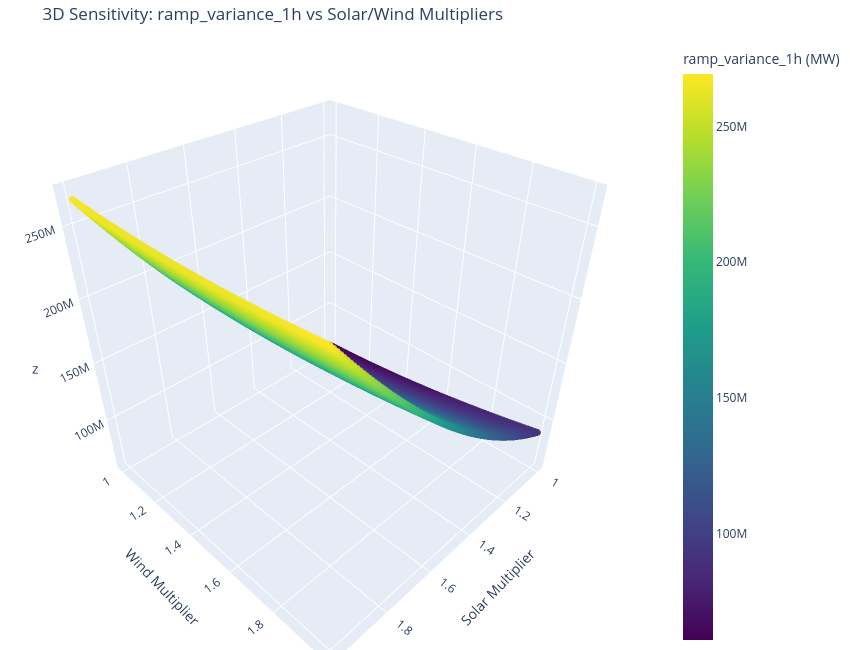
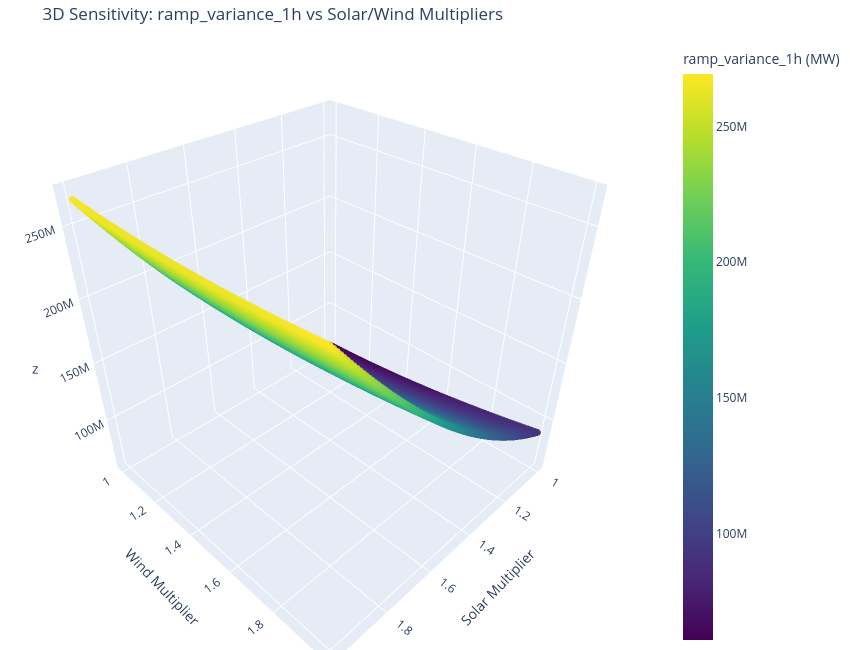

Source (notebook cell) for these figures, in order:
### Code cell
def plot_3D(df, z_col):
    import plotly.express as px
    from pathlib import Path
    
    df[z_col] = df['risk'].apply(lambda risk: risk.get(z_col))

    x_col = "multiplier_soler" if "multiplier_soler" in df.columns else "multiplier_solar"
    y_col= "multiplier_wind"   

    fig = px.scatter_3d(
        df,
        x=x_col,
        y= y_col,
        z=df['risk'].apply(lambda risk: risk.get(z_col)),
        color=z_col,
        color_continuous_scale="Viridis",
        labels={
            x_col: "Solar Multiplier",
            "multiplier_wind": "Wind Multiplier",
            z_col: f"{z_col} (MW)",
        },
        title=f"3D Sensitivity: {z_col} vs Solar/Wind Multipliers",
        hover_data={x_col: True, "multiplier_wind": True, z_col: ":.2f"},
    )

    fig.update_traces(marker=dict(size=4, opacity=0.85))
    fig.update_layout(
        coloraxis_colorbar=dict(title=f"{z_col} (MW)"),
        margin=dict(l=0, r=0, b=0, t=40),
        width=850,
        height=650,
    )
    fig.show()
    
    # Save as static image for GitHub
    figures_dir = ROOT / "figures"
    figures_dir.mkdir(parents=True, exist_ok=True)
    
    img_path = figures_dir / f"3d_{z_col}.png"
    html_path = figures_dir / f"3d_{z_col}.html"
    
    fig.write_image(str(img_path), width=850, height=650)
    fig.write_html(str(html_path))
    
    print(f"Saved: {img_path.relative_to(ROOT)}")
    print(f"Saved: {html_path.relative_to(ROOT)}")
    
    return fig

plot_3D(sens_df, z_col='ramp_variance_1h')

### Figure 1 — Plotly figure (JSON) as saved in the notebook; plotly's stock layout.template omitted (floating-point values rounded to 4 significant figures; data arrays with more than 128 entries replaced by an {"elided": "..."} marker saying what was removed)
{"data": [{"customdata": {"elided": "10201x1 float values"}, "hovertemplate": "Solar Multiplier=%{x}<br>Wind Multiplier=%{y}<br>z=%{z}<br>ramp_variance_1h (MW)=%{marker.color:.2f}<extra></extra>", "legendgroup": "", "marker": {"color": {"elided": "10201 float values"}, "coloraxis": "coloraxis", "opacity": 0.85, "size": 4, "symbol": "circle"}, "mode": "markers", "name": "", "scene": "scene", "showlegend": false, "type": "scatter3d", "x": {"elided": "10201 float values"}, "y": {"elided": "10201 float values"}, "z": {"elided": "10201 float values"}}], "layout": {"coloraxis": {"colorbar": {"title": {"text": "ramp_variance_1h (MW)"}}, "colorscale": [[0, "#440154"], [0.1111, "#482878"], [0.2222, "#3e4989"], [0.3333, "#31688e"], [0.4444, "#26828e"], [0.5556, "#1f9e89"], [0.6667, "#35b779"], [0.7778, "#6ece58"], [0.8889, "#b5de2b"], [1, "#fde725"]]}, "height": 650, "legend": {"tracegroupgap": 0}, "margin": {"b": 0, "l": 0, "r": 0, "t": 40}, "scene": {"domain": {"x": [0, 1], "y": [0, 1]}, "xaxis": {"title": {"text": "Solar Multiplier"}}, "yaxis": {"title": {"text": "Wind Multiplier"}}, "zaxis": {"title": {"text": "z"}}}, "title": {"text": "3D Sensitivity: ramp_variance_1h vs Solar/Wind Multipliers"}, "width": 850}}

### Figure 2 — Plotly figure (JSON) as saved in the notebook; plotly's stock layout.template omitted (floating-point values rounded to 4 significant figures; data arrays with more than 128 entries replaced by an {"elided": "..."} marker saying what was removed)
{"data": [{"customdata": {"elided": "10201x1 float values"}, "hovertemplate": "Solar Multiplier=%{x}<br>Wind Multiplier=%{y}<br>z=%{z}<br>ramp_variance_1h (MW)=%{marker.color:.2f}<extra></extra>", "legendgroup": "", "marker": {"color": {"elided": "10201 float values"}, "coloraxis": "coloraxis", "opacity": 0.85, "size": 4, "symbol": "circle"}, "mode": "markers", "name": "", "scene": "scene", "showlegend": false, "type": "scatter3d", "x": {"elided": "10201 float values"}, "y": {"elided": "10201 float values"}, "z": {"elided": "10201 float values"}}], "layout": {"coloraxis": {"colorbar": {"title": {"text": "ramp_variance_1h (MW)"}}, "colorscale": [[0, "#440154"], [0.1111, "#482878"], [0.2222, "#3e4989"], [0.3333, "#31688e"], [0.4444, "#26828e"], [0.5556, "#1f9e89"], [0.6667, "#35b779"], [0.7778, "#6ece58"], [0.8889, "#b5de2b"], [1, "#fde725"]]}, "height": 650, "legend": {"tracegroupgap": 0}, "margin": {"b": 0, "l": 0, "r": 0, "t": 40}, "scene": {"domain": {"x": [0, 1], "y": [0, 1]}, "xaxis": {"title": {"text": "Solar Multiplier"}}, "yaxis": {"title": {"text": "Wind Multiplier"}}, "zaxis": {"title": {"text": "z"}}}, "title": {"text": "3D Sensitivity: ramp_variance_1h vs Solar/Wind Multipliers"}, "width": 850}}
